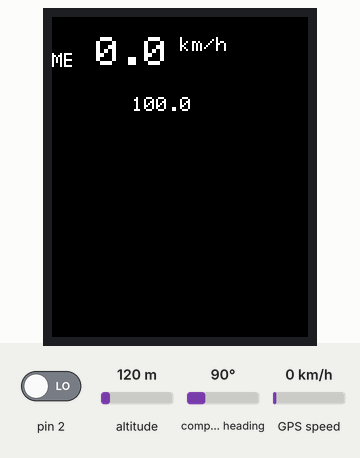
This sketch was run on a simulated Arduino Mega 2560, built with avr-gcc and run on an emulated ATmega2560. Shown: 128×160 colour display. The inputs (shaded band) are chosen by the test bench; at power-on: pin 2 LOW, GPS speed 0 km/h, altitude 120 m, compass heading 90°. Storage starts empty; the GPS gets a fix after 3 s at 37.7749, -122.4194 with 8 satellites; what the sketch prints to the serial monitor is not drawn.

Above: at 1.3 s.
1.4 s: pin 2 driven HIGH
At 2.2 s:
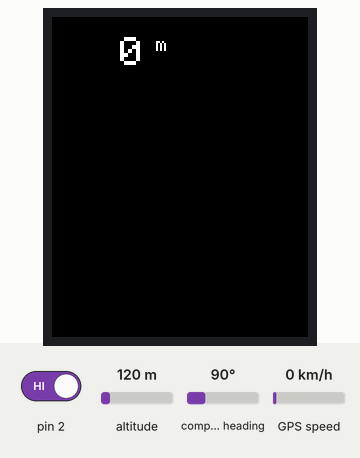
4.8 s: GPS speed set to 2 km/h
At 6.1 s:
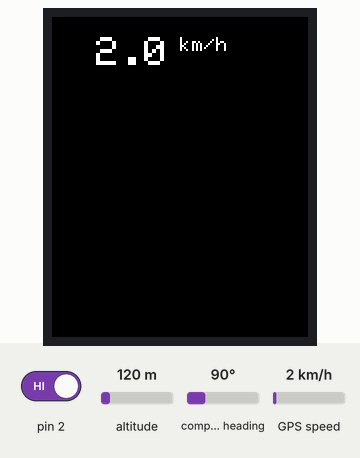
7.7 s: GPS speed set to 118 km/h
At 9.3 s:
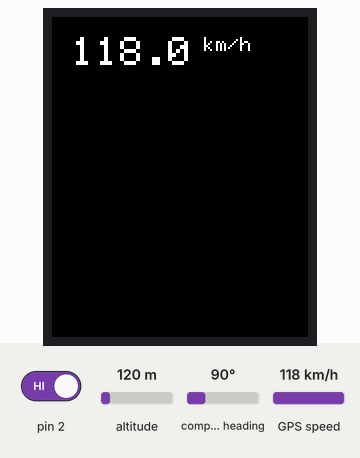
11.1 s: pin 2 driven LOW
At 12.3 s:
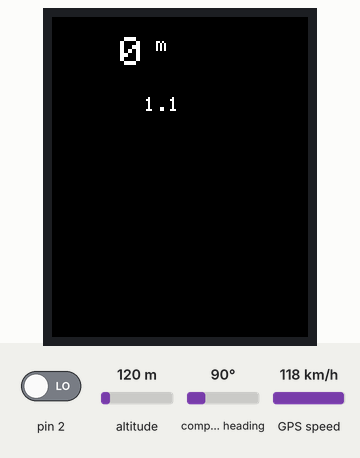
Timing chart, 0 to 13.6 s (numbered marks = the images above; inputs shaded):
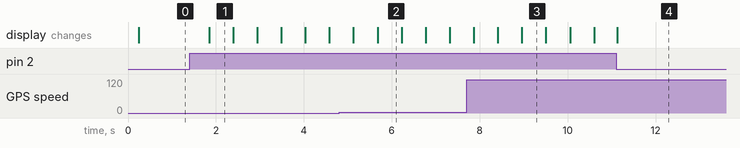

The sketch:

gps_main_MEGA.ino
```cpp
#include <TinyGPS++.h>
#include <SoftwareSerial.h>
#include <SPI.h>
#include <SD.h>
#include <Adafruit_GFX.h>    // Core graphics library
#include <Adafruit_ST7735.h> // Hardware-specific library for ST7735

#define TFT_CS        26
#define TFT_RST       30 // Or set to -1 and connect to Arduino RESET pin
#define TFT_DC        28

TinyGPSPlus gps;
File file;

Adafruit_ST7735 tft = Adafruit_ST7735(TFT_CS, TFT_DC, TFT_RST);

// char array for printing on the screen
int buttonValue = 0;
float Speed = 0;
int Satelites = 0;
float Hdop;
unsigned int Fail;
unsigned int lowSignal = 0;
unsigned int veryLowSignal = 0;
unsigned int signalLost = 0;
unsigned long Millis0 = 0;
bool position0Saved = false;
bool distanceCalculated = false;
bool timePassed = true;
bool changedToKM = false;
char convertString[10];
float Lat0;
float Long0;
float distance;
float totalDistance = 0;
float distance0 = 0;


//.....................................................................................................................................................................
static void smartDelay(unsigned long ms) {
  unsigned long start = millis();
  do {
    while (Serial2.available())
      gps.encode(Serial2.read());
  } while (millis() - start < ms);
}

//---------------------------------------------------------------------------------------------------------------------------------------------------------------------

class DistanceClass {
  public:
    void savePosition0(){
      smartDelay(0);
      Lat0 = gps.location.lat();
      Long0 = gps.location.lng();
      position0Saved = true;
    }

    void distanceCalculating(){
      distance = TinyGPSPlus::distanceBetween(gps.location.lat(), gps.location.lng(), Lat0, Long0);
      position0Saved = false;
      distanceCalculated = true;
      distance0 += distance;
      if (totalDistance < 1000) totalDistance += distance;

      else if (totalDistance >= 1000) {
        if (changedToKM == false) {
          totalDistance = totalDistance / 1000;
          tft.fillScreen(ST7735_BLACK);
          changedToKM == true;
        }
        distance = distance / 1000.0;
        totalDistance += distance;
      }

      smartDelay(0);
    }
};
//----------------------------------------------------------------------------------------------------------------------------------------------------------------------

class PrintingClass {
  public:

    void Settings(byte TEXTSIZE, byte Y, byte X) {
      tft.setTextSize(TEXTSIZE);
      tft.setCursor(Y, X);
    }

    void Value(float VARIABLE, byte NUMBERSIZE, byte DECIMALPLACES) {
      dtostrf(VARIABLE, NUMBERSIZE, DECIMALPLACES, convertString);
      tft.print(convertString);
    }
};
//----------------------------------------------------------------------------------------------------------------------------------------------------------------------
///////////////////////////////////////////////////////////////////////////////////////////////////////////////////////////////////////////////////////////////////////

void setup() {
  Serial.begin(115200);
  Serial2.begin(9600);

  for(int i=0; i<10; i++){
    Serial.println("miko je boss");
  };

  SD.begin(46);
  Serial.println("\n\n\n");
  pinMode(2, INPUT);

  //pinMode(11, INPUT)

  tft.initR(INITR_BLACKTAB);
  tft.fillScreen(ST7735_BLACK);
  tft.setFont();

  printColor(ST7735_WHITE);

  tft.setTextSize(1);
  tft.setCursor(160, 10);
  tft.print("MEGA");
}

////////////////////////////////////////////////////////////////////////////////////////////////////////////////////////////////////////////////////////////////////////
////////////////////////////////////////////////////////////////////////////////////////////////////////////////////////////////////////////////////////////////////////

PrintingClass Print;
DistanceClass Distance;

void loop() {
  Serial.println("miko");
  Serial.println("miko je boss");
  if(!SD.begin(46)) {
      Print.Settings(1, 10, 90);
      tft.print("sd fail");
    }
    else {
      Print.Settings(1, 10, 90);
      tft.print("       ");
    }

  smartDelay(0);
  signalStrength();

  Hdop = gps.hdop.hdop();
  Speed = gps.speed.kmph();

  Print.Settings(1, 40, 40);
  Print.Value(Hdop, 4, 1);

  if (Hdop < 12){
    passTime();

    if (position0Saved == false && timePassed == true){

      Distance.savePosition0();
      saveToSD();

      if (Speed > 40 );

      else if (Speed > 25 && Speed < 40) {
       Millis0 = millis() + 1000;
      }

      else if (Speed > 10 && Speed < 25) {
       Millis0 = millis() + 1500;
      }

      else if (Speed > 4 && Speed < 10) {
       Millis0 = millis() + 2000;
      }
    }
  }
  next();

  switch (buttonValue) {
    //printing speed
    case 0:
      //if (Speed < 4 || Hdop > 12) Speed = 0;
      Print.Settings(2, 10, 10);
      Print.Value(Speed, 4, 1);
      tft.setTextSize(1);
      tft.print(" km/h");
      break;

    //printing distance
    case 1:
      if (totalDistance < 1000) {
        Print.Settings(2, 10, 10);
        Print.Value(totalDistance, 3, 0);
        tft.setTextSize(1);
        tft.print(" m");
      }
      else if (totalDistance >= 1000) {
        Print.Settings(2, 10, 10);
        Print.Value(totalDistance, 7, 2);
        tft.setTextSize(1);
        tft.print(" km");
      }
      break;


    //printing signal strength
    case 2:
      Fail = gps.failedChecksum();
      Print.Settings(1, 10, 115);
      Print.Value(Fail, 4, 0);

      Print.Settings(1, 50, 115);
      Print.Value(lowSignal, 5, 0);

      Print.Settings(1, 10, 125);
      Print.Value(veryLowSignal, 5, 0);

      Print.Settings(1, 50, 125);
      Print.Value(signalLost, 4, 0);
      break;
    }
  smartDelay(500);
}
////////////////////////////////////////////////////////////////////////////////////////////////////////////////////////////////////////////////////////////////////////
//.....................................................................................................................................................................

void printColor (const uint16_t TEXTCOLOR) {
//  const uint16_t  blackColor        = ST7735_BLACK;
//  const uint16_t  redColor          = 0xF800;
//  const uint16_t  greenColor        = 0x07E0;
//  const uint16_t  yellowColor       = 0xFFE0;
//  const uint16_t  whiteColor        = ST7735_WHITE;

  tft.setTextColor(TEXTCOLOR, ST7735_BLACK);
}
//.....................................................................................................................................................................

void passTime(){
  DistanceClass Distance;
  if (Millis0 <= millis()) {
    if (position0Saved == true){
      Distance.distanceCalculating();
      timePassed = true;
    }
  }
  else timePassed = false;
}
//.....................................................................................................................................................................

void signalStrength(){
  if (Satelites < 2) signalLost++;
  else if (Hdop > 12) veryLowSignal++;
  else if (Hdop > 4) lowSignal++;
}
//.....................................................................................................................................................................

void saveToSD() {
  if (distance0 >= 30) {
    if(!SD.begin(46)) {
      Print.Settings(1, 10, 90);
      tft.print("       ");
      tft.print("sd fail");
    }

    file = SD.open("poloha.txt", FILE_WRITE); //creating the file
    if (file) {
      char latString[9];
      char longString[9];
      dtostrf(Lat0, 9, 6, latString);
      dtostrf(Long0, 9, 6, longString);
      file.print("[");
      file.print(longString);
      file.print(", ");
      file.print(latString);
      file.println("], ");
      Serial.println("file");
      file.close();
    }
    distance0 = 0;
  }
}


void next(){
  if (digitalRead(2) == HIGH) {
    buttonValue++;
    if (buttonValue > 1) buttonValue = 0;
    tft.fillScreen(ST7735_BLACK);
  }
}
//.....................................................................................................................................................................
```

Measured:
- after the input at 1.4 s, the display: changes after 0.45 s (image 1)
- after the input at 4.8 s, the display: first differs from a run without the input after 0.87 s (image 2)
- after the input at 7.7 s, the display: first differs from a run without the input after 1.3 s (image 3)
- after the input at 11.1 s, the display: changes at once (image 4)
- what the display in image 1 shows lasts 0.6 s, from 1.8 s to 2.4 s
